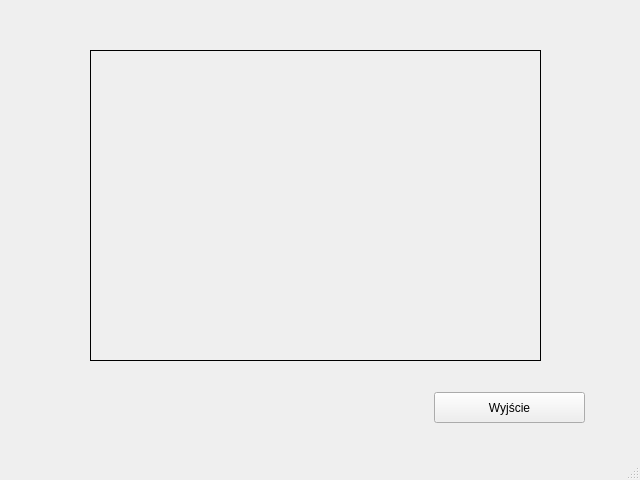
<?xml version="1.0" encoding="UTF-8"?>
<ui version="4.0">
 <class>NeuresApplication</class>
 <widget class="QMainWindow" name="NeuresApplication">
  <property name="geometry">
   <rect>
    <x>0</x>
    <y>0</y>
    <width>640</width>
    <height>480</height>
   </rect>
  </property>
  <property name="sizePolicy">
   <sizepolicy hsizetype="Fixed" vsizetype="Fixed">
    <horstretch>0</horstretch>
    <verstretch>0</verstretch>
   </sizepolicy>
  </property>
  <property name="minimumSize">
   <size>
    <width>640</width>
    <height>480</height>
   </size>
  </property>
  <property name="windowTitle">
   <string>NeuresApplication</string>
  </property>
  <widget class="QWidget" name="centralwidget">
   <widget class="QLabel" name="label">
    <property name="geometry">
     <rect>
      <x>90</x>
      <y>50</y>
      <width>451</width>
      <height>311</height>
     </rect>
    </property>
    <property name="frameShape">
     <enum>QFrame::Panel</enum>
    </property>
    <property name="text">
     <string/>
    </property>
    <property name="pixmap">
     <pixmap resource="background.qrc">:/new/prefix1/neures_logo_1.bmp</pixmap>
    </property>
    <property name="scaledContents">
     <bool>true</bool>
    </property>
   </widget>
   <widget class="QPushButton" name="btnClose">
    <property name="geometry">
     <rect>
      <x>434</x>
      <y>392</y>
      <width>151</width>
      <height>31</height>
     </rect>
    </property>
    <property name="text">
     <string>Wyjście</string>
    </property>
   </widget>
  </widget>
  <widget class="QMenuBar" name="menubar">
   <property name="geometry">
    <rect>
     <x>0</x>
     <y>0</y>
     <width>640</width>
     <height>21</height>
    </rect>
   </property>
  </widget>
  <widget class="QStatusBar" name="statusbar"/>
 </widget>
 <resources>
  <include location="background.qrc"/>
 </resources>
 <connections/>
</ui>
